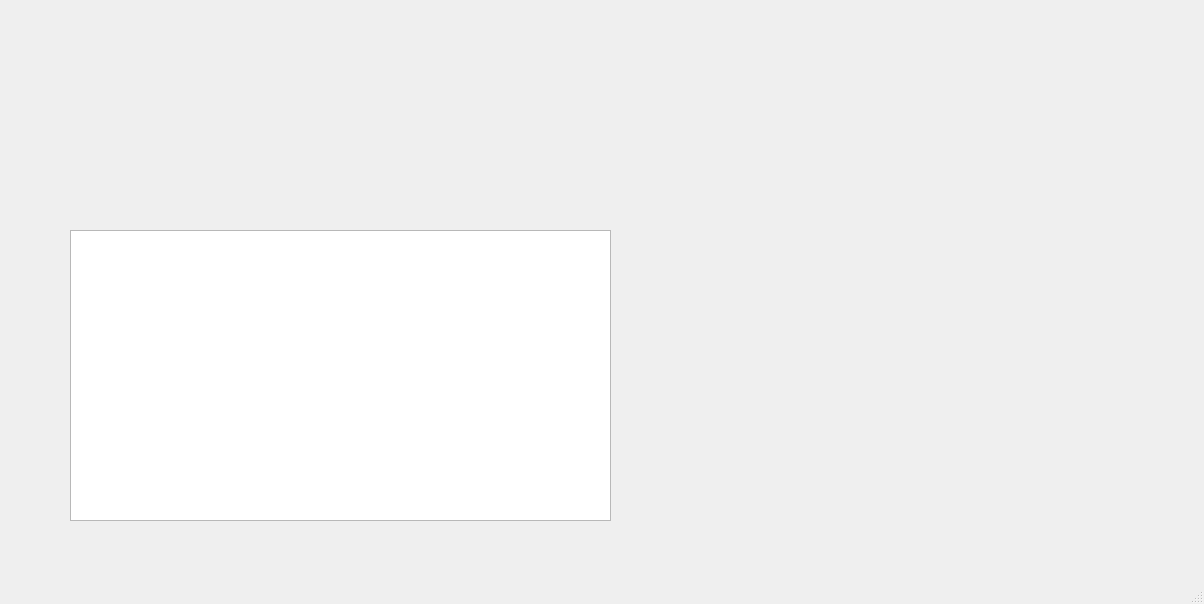
<?xml version="1.0" encoding="UTF-8"?>
<ui version="4.0">
 <class>MainWindow</class>
 <widget class="QMainWindow" name="MainWindow">
  <property name="geometry">
   <rect>
    <x>0</x>
    <y>0</y>
    <width>1204</width>
    <height>604</height>
   </rect>
  </property>
  <property name="windowTitle">
   <string>MainWindow</string>
  </property>
  <widget class="QWidget" name="centralwidget">
   <widget class="QTableWidget" name="tableWidget">
    <property name="geometry">
     <rect>
      <x>70</x>
      <y>230</y>
      <width>541</width>
      <height>291</height>
     </rect>
    </property>
   </widget>
  </widget>
  <widget class="QMenuBar" name="menubar">
   <property name="geometry">
    <rect>
     <x>0</x>
     <y>0</y>
     <width>1204</width>
     <height>21</height>
    </rect>
   </property>
  </widget>
  <widget class="QStatusBar" name="statusbar"/>
 </widget>
 <resources/>
 <connections/>
</ui>
